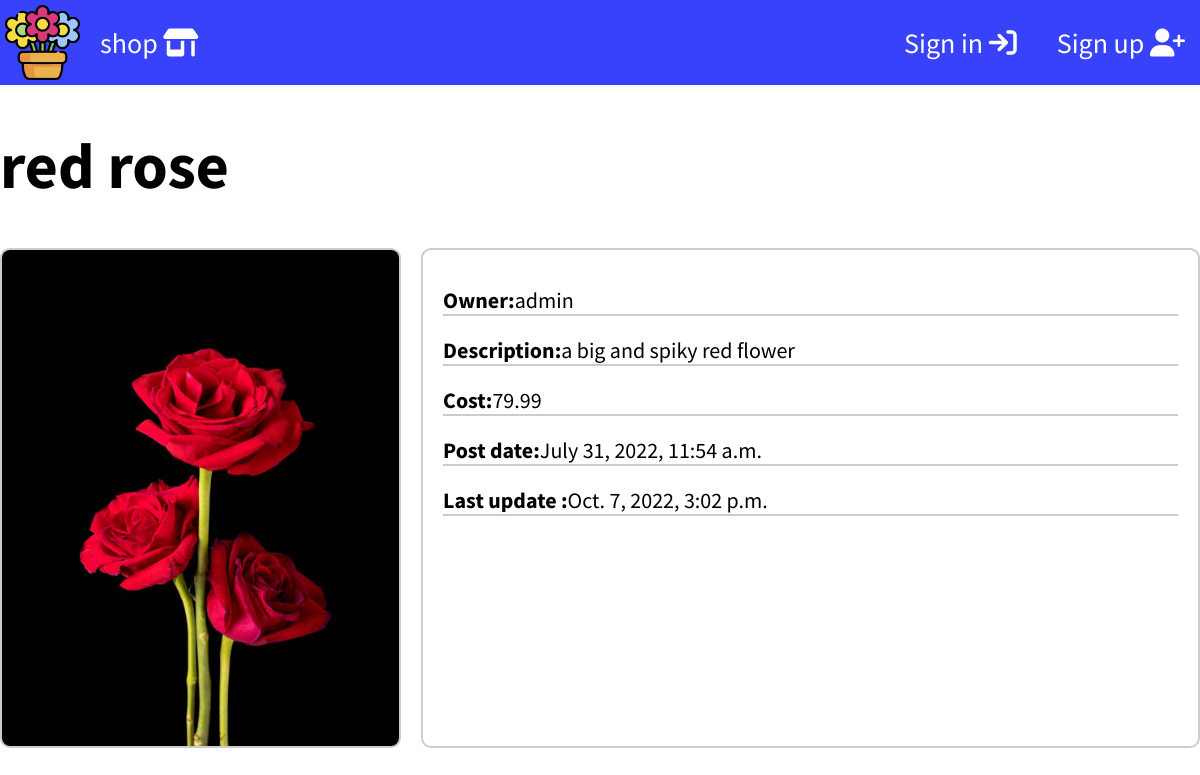
The page /shop/red-rose on the database its author committed.
### products/models.py (models this page shows, shortened)
class Flower(models.Model):
	title = models.CharField(max_length = 50)
	description = models.TextField(max_length = 500)
	owner = models.ForeignKey(User, on_delete = models.CASCADE)
	slug = models.SlugField(unique = True)
	created = models.DateTimeField(auto_now_add = True)
	updated = models.DateTimeField(auto_now = True)
	image = models.ImageField()
	cost = models.FloatField()

### products/views.py (the view)
# urls.py: path("shop/<slug:slug>", detail_view, name = "detail"),
def detail_view(request, slug):
	flower = get_object_or_404(Flower, slug = slug)
	ctx = {
		"flower":flower,
	}
	return render(request, "products/detail.html", ctx)

### products/templates/products/detail.html (shortened to what this page needs)
{% extends "base.html" %}
{% load static %}
{% block links %}
	<link rel = "stylesheet" href = '{% static "products/css/style.css" %}'>
{% endblock links %}
{% block main %}
	<div class="content">
		<div class="container">
			{% include "horizontal_card.html" %}
		</div>
	</div>
{% endblock main %}

### templates/horizontal_card.html
<h1>{{ flower.title }}</h1>
<div class="horizontal-card">
	<img src="{{ flower.image.url }}">
	<div class="card-info">
		<ul>
			<li>
			<span>Owner:</span>{{ flower.owner }}
			</li>
			<li>
				<span>Description:</span>{{ flower.description }}
			</li>
			<li>
				<span>Cost:</span>{{ flower.cost }}
			</li>
			<li>
				<span>Post date:</span>{{ flower.created }}
			</li>
			<li>
				<span>Last update :</span>{{ flower.updated }}
			</li>
		</ul>
	</div>
</div>

### products/static/products/css/style.css (style rules this page uses)
.horizontal-card { display: flex ; }
.horizontal-card img { max-width: 50% ; max-height: 500px ; object-fit: cover ; border-radius: 10px ; border: 2px solid #ccc; }
.card-info { border: 2px solid #ccc ; border-radius: 10px ; margin-left: 20px ; flex-grow: 1 ; }
.card-info li { list-style-type: none ; font-size: 22px ; margin-bottom: 20px ; border-bottom: 2px solid #ccc ; }
.card-info ul { padding: 20px ; }
.card-info span { font-weight: bold ; }

### static/css/style.css (style rules this page uses)
* { font-family: 'Source Sans Pro', sans-serif ; box-sizing: border-box ; }
.container { width: 1200px ; margin: auto ; }
body { margin: 0px ; }
h1 { font-size: 64px ; }
.content { margin-top: 125px ; }

### rows shown on the page
Flower: title "red rose", image (picture), owner "admin", description "a big and spiky red flower", cost "79.99", created "July 31, 2022, 11:54 a.m.", updated "Oct. 7, 2022, 3:02 p.m."
